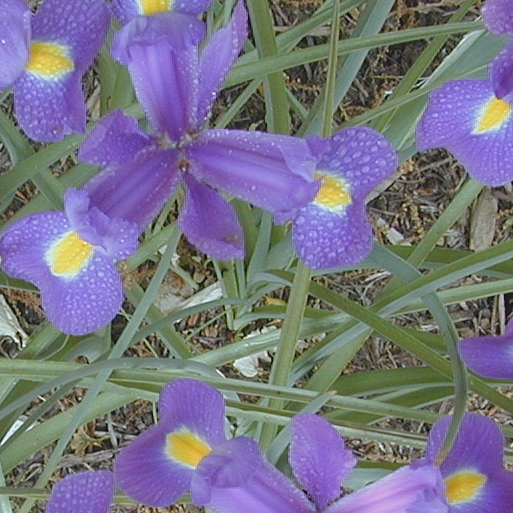
%> input picture E7/fiori.jpg, 513 x 513 px
$ octave ex7_5.m   (GNU Octave 9; MATLAB toolbox functions it lacks are replaced by stand-ins)
%> lines starting %> are read from the running program, lines starting %| are printed output that depends on the picture
%   Filtraggio immagine a colori
clear;close all;clc;
x=imread('fiori.jpg');
%> x is the input picture: size 513x513x3 uint8; mean R, G, B 119.4, 116.7, 134.7
x=double(x)/255;
%> x: size 513x513x3 double
R=x(:,:,1);
G=x(:,:,2);
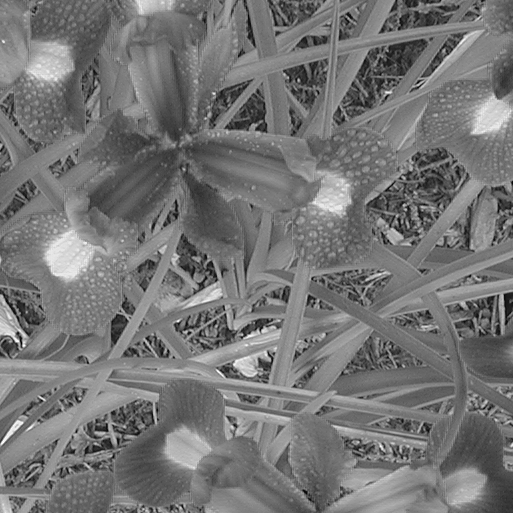
%> G: size 513x513 double; min 0.00784, max 0.996, mean 0.457
B=x(:,:,3);
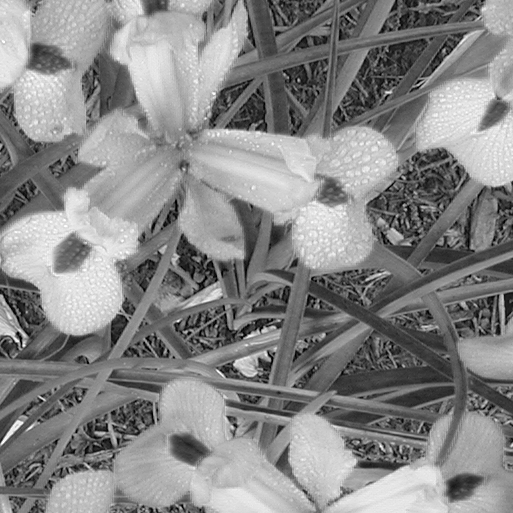
%> B: size 513x513 double; min 0, max 1, mean 0.528
figure(1);imshow(x);title('Immagine a colori');
h=[-1 -1 -1;-1 9 -1;-1 -1 -1];

y=imfilter(x,h);
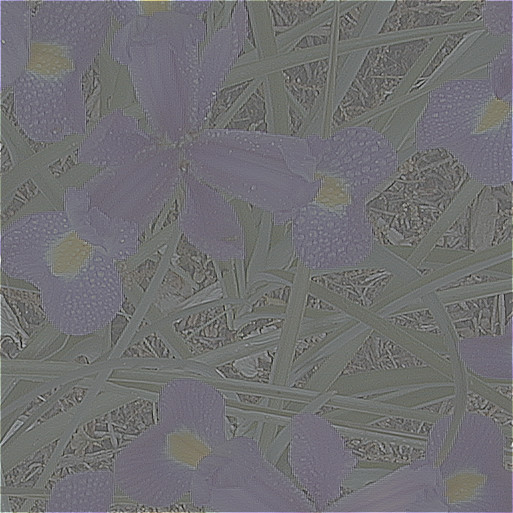
%> y: size 513x513x3 double; mean R, G, B 0.48, 0.468, 0.541; drawn with min black and max white
figure(2);
imshow(y);title('img. filtraggio in RGB');
%> after `imshow(y)`:
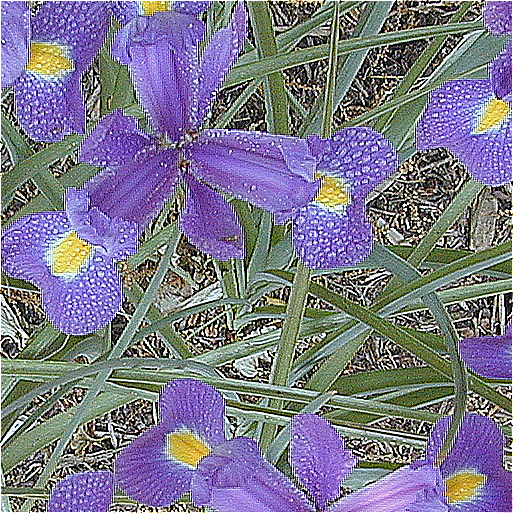
%> displayed picture: size 513x513x3, on the screen's scale of 0 to 255; mean R, G, B 123, 120.3, 138.4

w=rgb2ycbcr(x);
%> w: size 513x513x3 double; mean of channels 1, 2, 3 0.465, 0.531, 0.502
I=w(:,:,1);
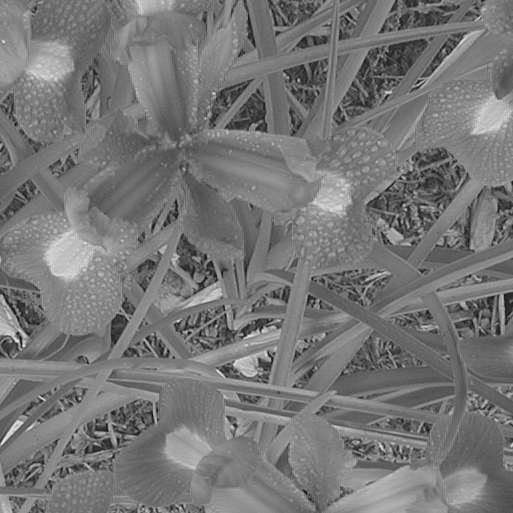
%> I: size 513x513 double; min 0.0667, max 0.909, mean 0.465
Cb=w(:,:,2);
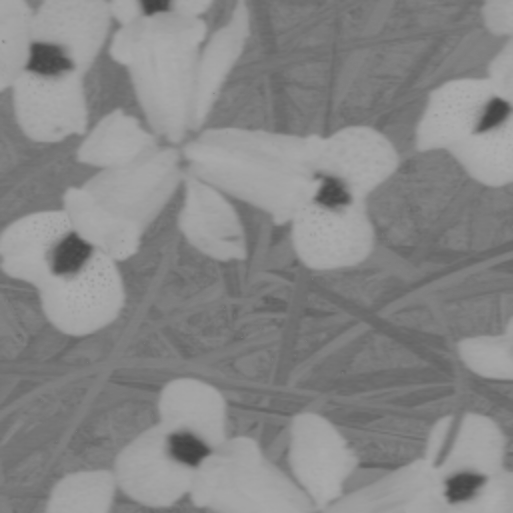
%> Cb: size 513x513 double; min 0.261, max 0.681, mean 0.531
Cr=w(:,:,3);
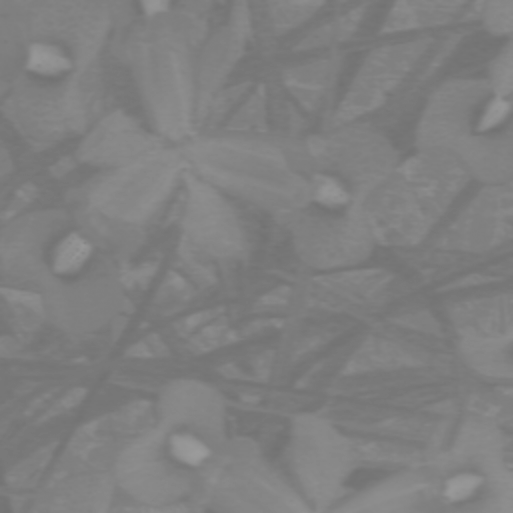
%> Cr: size 513x513 double; min 0.448, max 0.612, mean 0.502
I=imfilter(I,h);
w=cat(3,I,Cb,Cr);
%> w: size 513x513x3 double; mean of channels 1, 2, 3 0.476, 0.531, 0.502
%> (the run ends here)

$ run again, with E7/foto_originale.tif saved as E7/fiori.jpg
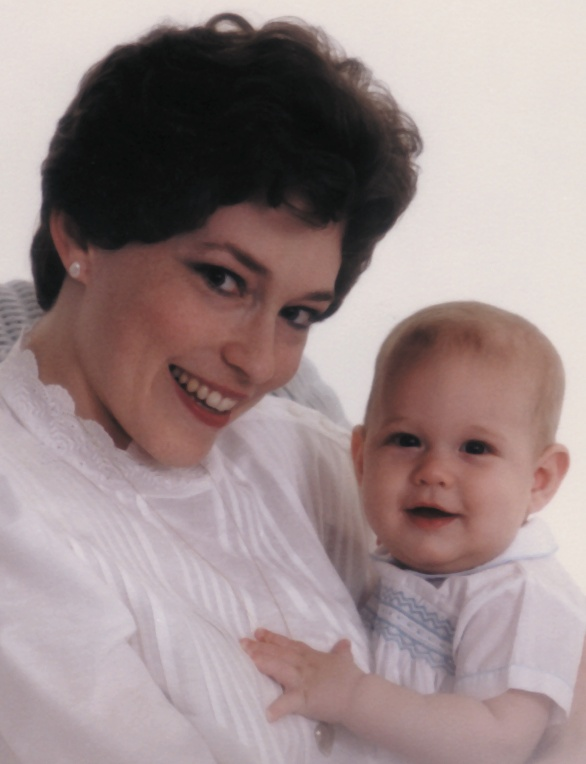
%> input picture E7/foto_originale.tif, 586 x 764 px
%> x is the input picture: size 764x586x3 uint8; mean R, G, B 156.4, 139, 138.9
%> x: size 764x586x3 double
%> `y=imfilter(x,h);`:
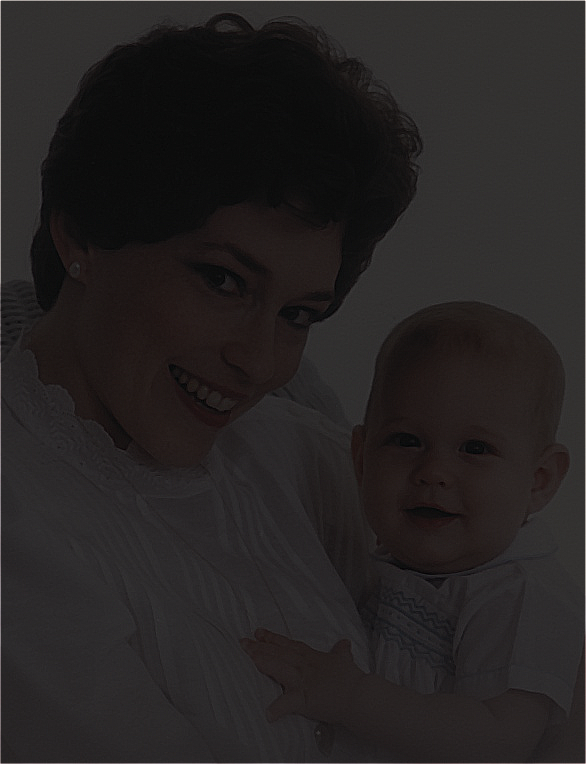
%> y: size 764x586x3 double; mean R, G, B 0.628, 0.559, 0.558; drawn with min black and max white
%> `Cr=w(:,:,3);`:
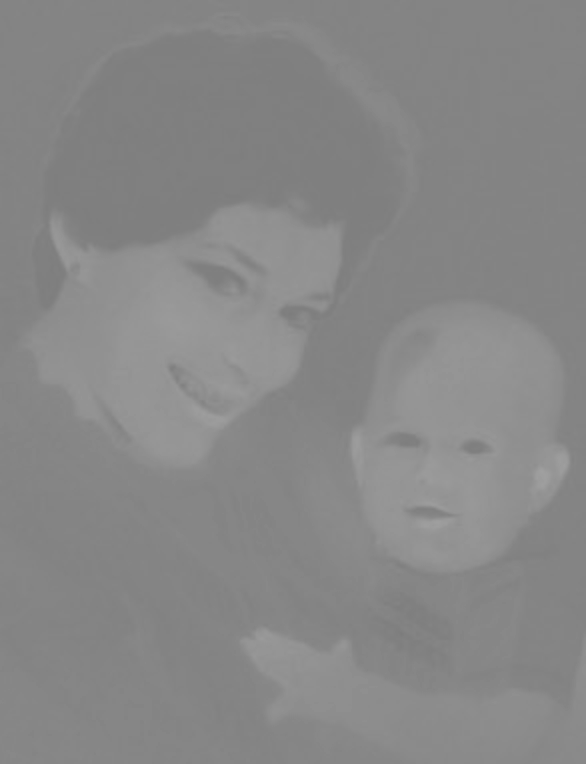
%> Cr: size 764x586 double; min 0.488, max 0.63, mean 0.532
